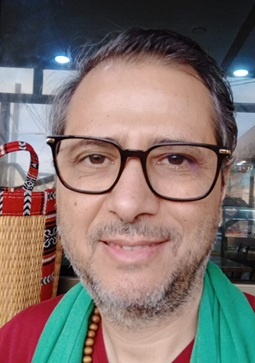
#> input picture libraries/stzlib/base/test/images/face-color.jpg, 255 x 363 px, found by its file name
$ python temp.py
#> lines starting #> are read from the running program, lines starting #| are printed output that depends on the picture; after the words box and inside, x2 and y2 are one past the last pixel; in counts of white or black regions, pixels touching at a corner belong together


def transform_to_ring(data):
    def _transform(obj):
        if isinstance(obj, dict):
            items = []
            for key, value in obj.items():
                items.append(f"['{key}', {_transform(value)}]")
            return "[" + ", ".join(items) + "]"
        elif isinstance(obj, list):
            return "[" + ", ".join(_transform(item) for item in obj) + "]"
        elif isinstance(obj, str):
            # Check if the string looks like a Python dictionary
            if obj.startswith("{") and obj.endswith("}"):
                try:
                    # Try to convert the string back to a dictionary using eval
                    # This is safe here because we know the source is from get_params()
                    dict_obj = eval(obj)
                    if isinstance(dict_obj, dict):
                        # If successful, transform the dictionary
                        return _transform(dict_obj)
                except:
                    # If eval fails, just treat it as a normal string
                    pass
            return f"'{obj}'"
        elif isinstance(obj, (int, float)):
            # Convert to string first to check for scientific notation
            str_val = str(obj)
            if "e" in str_val.lower():  # Check for scientific notation
                return f"'{str_val}'"
            return str_val
        elif obj is None:
            return "NULL"
        elif isinstance(obj, bool):
            return str(obj).upper()  # Convert True/False to TRUE/FALSE
        else:
            return f"'{str(obj)}'"
    return _transform(data)

# Main code
print("Python script starting...")

import cv2

# Load the pre-trained Haar Cascade classifiers
face_cascade = cv2.CascadeClassifier(cv2.data.haarcascades + "haarcascade_frontalface_default.xml")
eye_cascade = cv2.CascadeClassifier(cv2.data.haarcascades + "haarcascade_eye.xml")
smile_cascade = cv2.CascadeClassifier(cv2.data.haarcascades + "haarcascade_smile.xml")

# Load image
image = cv2.imread("images/face-color.jpg")
#> image is the input picture: shape (363, 255, 3); mean B, G, R 109, 113.7, 127.1

# Convert to grayscale for detection
gray = cv2.cvtColor(image, cv2.COLOR_BGR2GRAY)
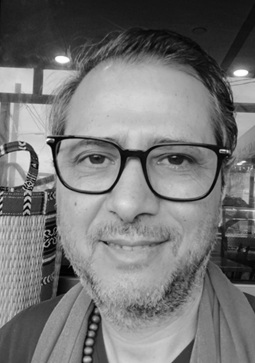
#> gray: shape (363, 255); min 0, max 255, mean 117.2

# Detect faces
faces = face_cascade.detectMultiScale(gray, scaleFactor=1.1, minNeighbors=5, minSize=(30, 30))
#> faces = [[36, 87, 198, 198]]

# Green color in BGR
green = (0, 255, 0)

# Process results and draw annotations
face_results = []
for i, (x, y, w, h) in enumerate(faces):
    # Draw green rectangle around face
    cv2.rectangle(image, (x, y), (x+w, y+h), green, 2)

    # Calculate and draw center point
    center_x = int(x + w/2)
    center_y = int(y + h/2)
    cv2.circle(image, (center_x, center_y), 5, green, 2)

    # Add face ID label
    cv2.putText(image, f"Face {i+1}", (x, y-10), cv2.FONT_HERSHEY_SIMPLEX, 0.6, green, 2)

    # Add dimensions label
    cv2.putText(image, f"{w}x{h}", (x, y+h+20), cv2.FONT_HERSHEY_SIMPLEX, 0.5, green, 1)

    # Region of interest for eyes and smile detection
    roi_gray = gray[y:y+h, x:x+w]
    roi_color = image[y:y+h, x:x+w]

    # Detect eyes within face region
    eyes = eye_cascade.detectMultiScale(roi_gray, scaleFactor=1.1, minNeighbors=10, minSize=(20, 20))
    eye_count = 0
    for (ex, ey, ew, eh) in eyes:
        cv2.rectangle(roi_color, (ex, ey), (ex+ew, ey+eh), green, 1)
        cv2.putText(roi_color, "Eye", (ex, ey-5), cv2.FONT_HERSHEY_SIMPLEX, 0.4, green, 1)
        eye_count += 1

    # Detect smile within face region
    smiles = smile_cascade.detectMultiScale(roi_gray, scaleFactor=1.8, minNeighbors=20, minSize=(25, 25))
    smile_detected = len(smiles) > 0
    if smile_detected:
        for (sx, sy, sw, sh) in smiles:
            cv2.rectangle(roi_color, (sx, sy), (sx+sw, sy+sh), green, 1)
            cv2.putText(roi_color, "Smile", (sx, sy-5), cv2.FONT_HERSHEY_SIMPLEX, 0.4, green, 1)

    face_results.append({
        "face_id": i + 1,
        "bbox": [int(x), int(y), int(w), int(h)],
        "center": [center_x, center_y],
        "eyes_detected": eye_count,
        "smile_detected": smile_detected
    })
#> this loop made 1 pass
#> (x, y, w, h, center_x, center_y, eyes) on pass 1: (36, 87, 198, 198, 135, 186, [[34, 52, 43, 43], [119, 52, 44, 44]])
#> pass 1, `roi_gray = gray[y:y+h, x:x+w]`:
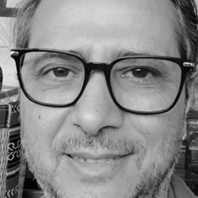
#> roi_gray: shape (198, 198); min 0, max 253, mean 137.4
#> pass 1, `roi_color = image[y:y+h, x:x+w]`:
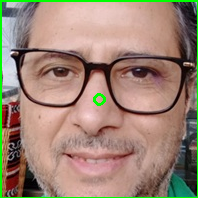
#> roi_color: shape (198, 198, 3); mean B, G, R 116.3, 132.9, 156.3
#> after the loop:
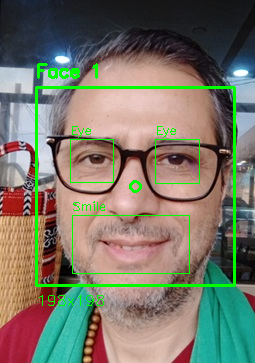
#> image: shape (363, 255, 3); 4.22% of pixels changed, all inside (x1, y1, x2, y2) = (35, 63, 236, 306)
#> after the loop:
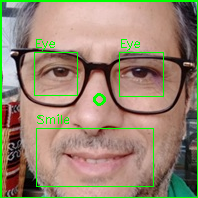
#> roi_color: shape (198, 198, 3); 2.3% of pixels changed, all inside (x1, y1, x2, y2) = (34, 39, 164, 187)
#> after the loop, face_results = 1 item

# Save the annotated image
cv2.imwrite("images/face-color2.jpg", image)

res = {
    "total_faces": len(faces),
    "faces": face_results,
    "output_file": "images/face-color2.jpg"
}

print("Data before transformation:", res)
#| Data before transformation: {'total_faces': 1, 'faces': [{'face_id': 1, 'bbox': [36, 87, 198, 198], 'center': [135, 186], 'eyes_detected': 2, 'smile_detected': True}], 'output_file': 'images/face-color2.jpg'}
transformed = transform_to_ring(res)
#> the loop in _transform, `for key, value in obj.items():` made 3 passes
#> (key, value) on pass 1: ('total_faces', 1)
#> key on pass 2: 'faces'
#> after the loop in _transform, `for key, value in obj.items():`: items = 3 items
print("Data after transformation:", transformed)
#> (printed output is left out)
with open("pyresult.txt", "w") as f:
    f.write(transformed)
print("Data written to file")

$ run again, with libraries/stzlib/base/test/images/face.jpg copied over libraries/stzlib/base/test/images/face-color.jpg
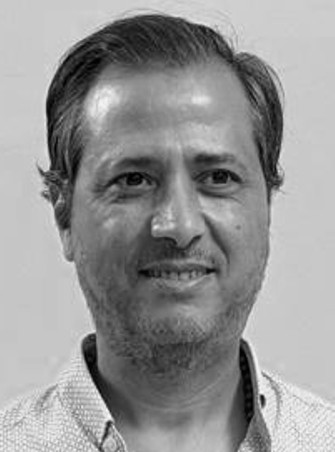
#> input picture libraries/stzlib/base/test/images/face.jpg, 335 x 452 px, found by its file name
#> image is the input picture: shape (452, 335, 3); min 0, max 252, mean 149.3
#> faces = [[52, 86, 242, 242]]
#> the loop `for i, (x, y, w, h) in enumerate(faces):` made 1 pass
#> (x, y, w, h, center_x, center_y, eyes) on pass 1: (52, 86, 242, 242, 173, 207, [[81, 177, 24, 24], [136, 64, 57, 57], [54, 68, 54, 54]])
#> after the loop `for i, (x, y, w, h) in enumerate(faces):`:
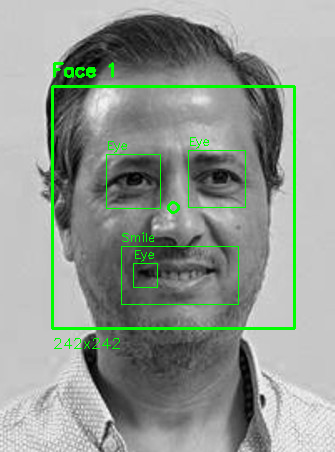
#> image: shape (452, 335, 3); 3.09% of pixels changed, all inside (x1, y1, x2, y2) = (51, 62, 296, 349)
#> after the loop `for i, (x, y, w, h) in enumerate(faces):`:
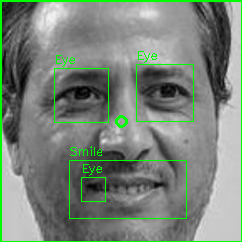
#> roi_color: shape (242, 242, 3); mean B, G, R 120.8, 132.5, 120.8
#> after the loop `for i, (x, y, w, h) in enumerate(faces):`: face_results = 1 item
#| Data before transformation: {'total_faces': 1, 'faces': [{'face_id': 1, 'bbox': [52, 86, 242, 242], 'center': [173, 207], 'eyes_detected': 3, 'smile_detected': True}], 'output_file': 'images/face-color2.jpg'}
#> the loop in _transform, `for key, value in obj.items():` made 3 passes
#> (key, value) on pass 1: ('total_faces', 1)
#> after the loop in _transform, `for key, value in obj.items():`: items = 3 items
#> (printed output is left out)
